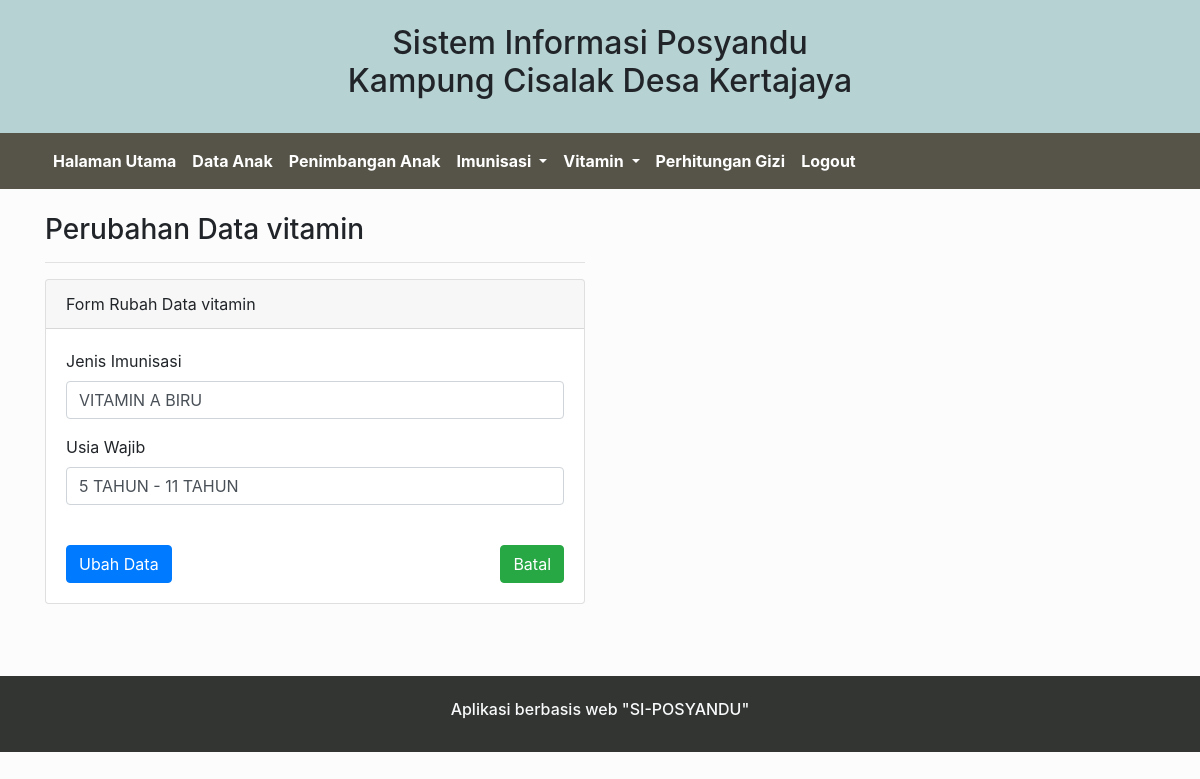
/Datavitamin/edit/2, run on the app's committed database.
### tables this page shows
CREATE TABLE `vitamin` (
  `Kode_vitamin` int(10) NOT NULL,
  `Jenis_vitamin` varchar(20) NOT NULL,
  `Usia_wajib_vitamin` varchar(20) NOT NULL
);

### application/controllers/Datavitamin.php (called while the page is built, shortened)
<?php
class Datavitamin extends CI_Controller{
    public function __construct()
    {
        $this->load->model('Datavitamin_model');
    }
    public function edit($id)
   {
       $data['judul'] = ' Edit Data Vitamin';
       $data['vitamin'] = $this->Datavitamin_model->getDetail($id);
       $this->form_validation->set_rules('Jenis_vitamin', ' Jenis Vitamin', 'required');
       $this->form_validation->set_rules('Usia_wajib_vitamin', 'Usia Wajib', 'required');
       if( $this->form_validation->run() == FALSE)
       {
       $this->load->view('Templates2/Header', $data);
       $this->load->view('Datavitamin/Edit', $data);
       $this->load->view('Templates2/Footer');
       } else {
          $this->Datavitamin_model->ubahVitamin();
          $this->session->set_flashdata('flash', 'Dirubah');
          redirect('Datavitamin');
       }
   }
}

### index.php (called while the page is built, shortened)
<?php
require_once BASEPATH.'core/CodeIgniter.php';

### application/models/Datavitamin_model.php (called while the page is built, shortened)
<?php
class Datavitamin_model extends CI_model{
    public function getDetail($id)
    {
        return $this->db->get_where('vitamin', ['Kode_vitamin' => $id])->row_array();
    }
}

### application/views/Datavitamin/Edit.php (the view, shortened to what this page needs)
<div class="container">
<div class="row mt-4">
<div class="col-md-6">
<h3> Perubahan Data vitamin </h3><hr>
<div class="card">
  <div class="card-header">
    Form Rubah Data vitamin
  </div>
  <div class="card-body">
    <form action="" method="post">
        <div class="form-group">
        <label for="Jenis_vitamin">Jenis Imunisasi</label>
        <input type="text" name="Jenis_vitamin" class="form-control" id="Jenis_vitamin" value="<?= $vitamin['Jenis_vitamin']?>">
        </div>
        <div class="form-group">
        <label for="Usia_wajib_vitamin">Usia Wajib</label>
        <input type="text" name="Usia_wajib_vitamin" class="form-control" id="Usia_wajib_vitamin" value="<?= $vitamin['Usia_wajib_vitamin']?>">
        </div>
        <br>
        <button type="submit" name="edit" class="btn btn-primary"> Ubah Data </button>
        <a class="btn btn-success float-right" href="<?= base_url(); ?>Datavitamin" role="button">Batal</a>
    </form>
  </div>
</div>
</div>
</div>
</div>
<br><br><br>

### data on the page
vitamin: Jenis_vitamin "VITAMIN A BIRU", Usia_wajib_vitamin "5 TAHUN - 11 TAHUN"
